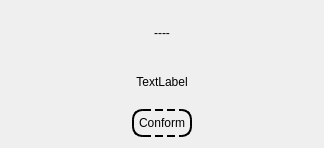
<?xml version="1.0" encoding="UTF-8"?>
<ui version="4.0">
 <class>Form</class>
 <widget class="QWidget" name="Form">
  <property name="windowModality">
   <enum>Qt::ApplicationModal</enum>
  </property>
  <property name="geometry">
   <rect>
    <x>0</x>
    <y>0</y>
    <width>324</width>
    <height>148</height>
   </rect>
  </property>
  <property name="windowTitle">
   <string>Form</string>
  </property>
  <layout class="QVBoxLayout" name="verticalLayout">
   <item>
    <widget class="QLabel" name="label">
     <property name="styleSheet">
      <string notr="true">QLabel{
	
	font: 700 20pt &quot;Cascadia Mono&quot;;
}</string>
     </property>
     <property name="text">
      <string>----</string>
     </property>
     <property name="alignment">
      <set>Qt::AlignCenter</set>
     </property>
    </widget>
   </item>
   <item>
    <widget class="QLabel" name="label_2">
     <property name="text">
      <string>TextLabel</string>
     </property>
     <property name="alignment">
      <set>Qt::AlignCenter</set>
     </property>
    </widget>
   </item>
   <item alignment="Qt::AlignHCenter">
    <widget class="QPushButton" name="conform">
     <property name="styleSheet">
      <string notr="true">QPushButton{
	border:2px dashed black;
	padding:5px;
	border-radius:10%;
}

QPushButton:hover{
	border:2px dashed black;
	padding:5px;
	border-radius:10%;
	background-color: rgb(216, 255, 124);
}</string>
     </property>
     <property name="text">
      <string>Conform</string>
     </property>
    </widget>
   </item>
  </layout>
 </widget>
 <resources/>
 <connections>
  <connection>
   <sender>conform</sender>
   <signal>clicked()</signal>
   <receiver>Form</receiver>
   <slot>close()</slot>
   <hints>
    <hint type="sourcelabel">
     <x>174</x>
     <y>127</y>
    </hint>
    <hint type="destinationlabel">
     <x>313</x>
     <y>109</y>
    </hint>
   </hints>
  </connection>
 </connections>
</ui>
